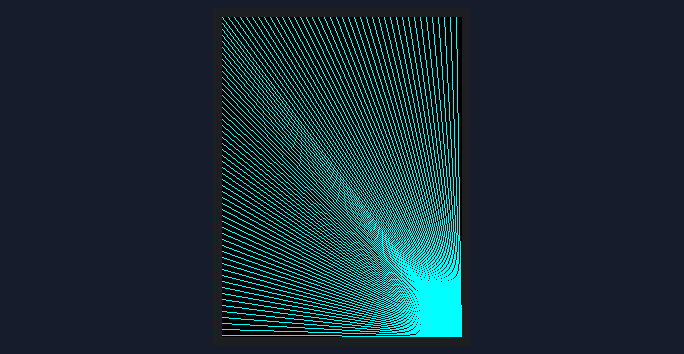
A sketch run on a simulated Arduino Uno, built with avr-gcc and run on an emulated ATmega328P. Parts: 320×240 colour display. What the sketch prints to the serial monitor is not drawn.

Above: at 6.8 s.
At 7.4 s:
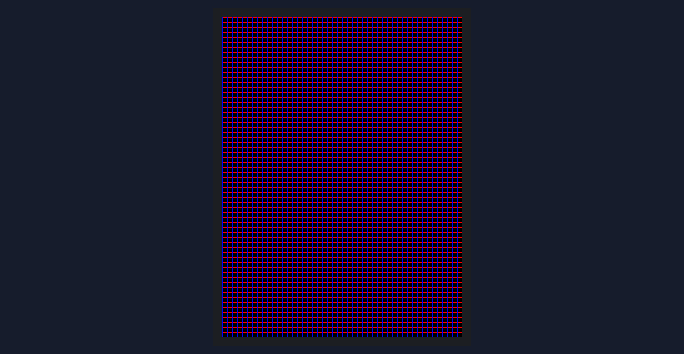
At 8.0 s:
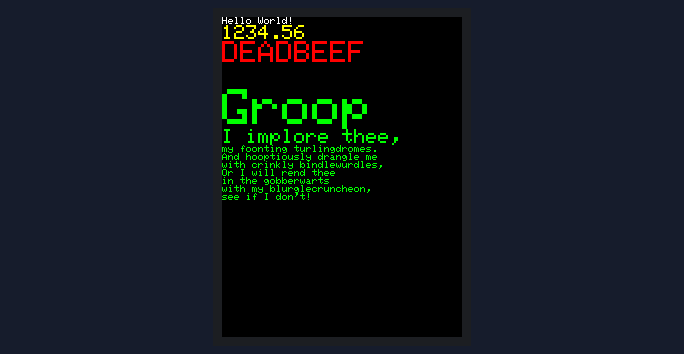
At 10.1 s:
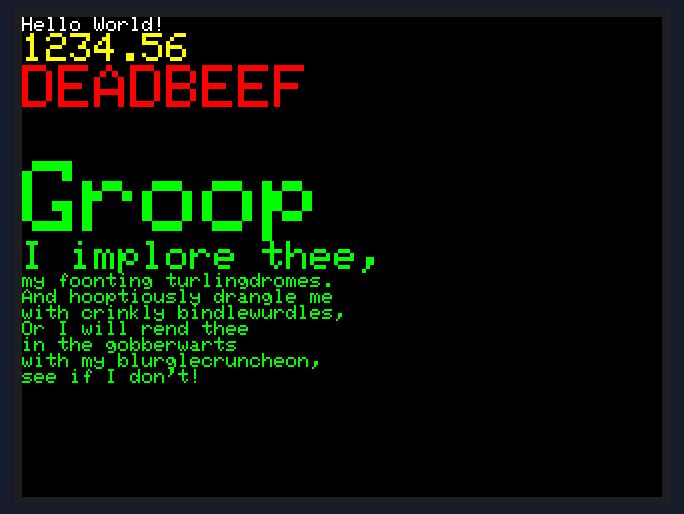

The sketch:

TFTdisplay.ino
```cpp
// IMPORTANT: Adafruit_TFTLCD LIBRARY MUST BE SPECIFICALLY
// CONFIGURED FOR EITHER THE TFT SHIELD OR THE BREAKOUT BOARD.
// SEE RELEVANT COMMENTS IN Adafruit_TFTLCD.h FOR SETUP.

// Modified for SPFD5408 Library by Joao Lopes
// Version 0.9.2 - Rotation for Mega and screen initial

// *** SPFD5408 change -- Begin
#include <SPFD5408_Adafruit_GFX.h>    // Core graphics library
#include <SPFD5408_Adafruit_TFTLCD.h> // Hardware-specific library
#include <SPFD5408_TouchScreen.h>
// *** SPFD5408 change -- End

// The control pins for the LCD can be assigned to any digital or
// analog pins...but we'll use the analog pins as this allows us to
// double up the pins with the touch screen (see the TFT paint example).
#define LCD_CS A3 // Chip Select goes to Analog 3
#define LCD_CD A2 // Command/Data goes to Analog 2
#define LCD_WR A1 // LCD Write goes to Analog 1
#define LCD_RD A0 // LCD Read goes to Analog 0

#define LCD_RESET A4 // Can alternately just connect to Arduino's reset pin

// When using the BREAKOUT BOARD only, use these 8 data lines to the LCD:
// For the Arduino Uno, Duemilanove, Diecimila, etc.:
//   D0 connects to digital pin 8  (Notice these are
//   D1 connects to digital pin 9   NOT in order!)
//   D2 connects to digital pin 2
//   D3 connects to digital pin 3
//   D4 connects to digital pin 4
//   D5 connects to digital pin 5
//   D6 connects to digital pin 6
//   D7 connects to digital pin 7
// For the Arduino Mega, use digital pins 22 through 29
// (on the 2-row header at the end of the board).

// Assign human-readable names to some common 16-bit color values:
#define	BLACK   0x0000
#define	BLUE    0x001F
#define	RED     0xF800
#define	GREEN   0x07E0
#define CYAN    0x07FF
#define MAGENTA 0xF81F
#define YELLOW  0xFFE0
#define WHITE   0xFFFF

Adafruit_TFTLCD tft(LCD_CS, LCD_CD, LCD_WR, LCD_RD, LCD_RESET);
// If using the shield, all control and data lines are fixed, and
// a simpler declaration can optionally be used:
// Adafruit_TFTLCD tft;

// -- Setup

void setup(void) {

  Serial.begin(9600);

  progmemPrintln(PSTR("TFT LCD test"));

#ifdef USE_ADAFRUIT_SHIELD_PINOUT
  progmemPrintln(PSTR("Using Adafruit 2.8\" TFT Arduino Shield Pinout"));
#else
  progmemPrintln(PSTR("Using Adafruit 2.8\" TFT Breakout Board Pinout"));
#endif

  tft.reset();

  // *** SPFD5408 change -- Begin

// Original code commented

//  uint16_t identifier = tft.readID();
//
//  if(identifier == 0x9325) {
//    Serial.println(F("Found ILI9325 LCD driver"));
//  } else if(identifier == 0x9328) {
//    Serial.println(F("Found ILI9328 LCD driver"));
//  } else if(identifier == 0x7575) {
//    Serial.println(F("Found HX8347G LCD driver"));
//  } else if(identifier == 0x9341) {
//    Serial.println(F("Found ILI9341 LCD driver"));
//  } else if(identifier == 0x8357) {
//    Serial.println(F("Found HX8357D LCD driver"));
//  } else {
//    Serial.print(F("Unknown LCD driver chip: "));
//    Serial.println(identifier, HEX);
//    Serial.println(F("If using the Adafruit 2.8\" TFT Arduino shield, the line:"));
//    Serial.println(F("  #define USE_ADAFRUIT_SHIELD_PINOUT"));
//    Serial.println(F("should appear in the library header (Adafruit_TFT.h)."));
//    Serial.println(F("If using the breakout board, it should NOT be #defined!"));
//    Serial.println(F("Also if using the breakout, double-check that all wiring"));
//    Serial.println(F("matches the tutorial."));
//    return;
//  }
//
//  tft.begin(identifier);

  // Code changed to works

  tft.begin(0x9341); // SDFP5408

  tft.setRotation(0); // Need for the Mega, please changed for your choice or rotation initial

  // *** SPFD5408 change -- End

  progmemPrintln(PSTR("Benchmark                Time (microseconds)"));

  progmemPrint(PSTR("Screen fill              "));
  Serial.println(testFillScreen());
  delay(500);

  progmemPrint(PSTR("Text                     "));
  Serial.println(testText());
  delay(3000);

  progmemPrint(PSTR("Lines                    "));
  Serial.println(testLines(CYAN));
  delay(500);

  progmemPrint(PSTR("Horiz/Vert Lines         "));
  Serial.println(testFastLines(RED, BLUE));
  delay(500);


  progmemPrintln(PSTR("Done!"));
}

void loop(void) {
  for(uint8_t rotation=0; rotation<4; rotation++) {
    tft.setRotation(rotation);
    testText();
    delay(2000);
  }
}

unsigned long testFillScreen() {
  unsigned long start = micros();
  tft.fillScreen(BLACK);
  tft.fillScreen(RED);
  tft.fillScreen(GREEN);
  tft.fillScreen(BLUE);
  tft.fillScreen(BLACK);
  return micros() - start;
}

unsigned long testText() {
  tft.fillScreen(BLACK);
  unsigned long start = micros();
  tft.setCursor(0, 0);
  tft.setTextColor(WHITE);  tft.setTextSize(1);
  tft.println("Hello World!");
  tft.setTextColor(YELLOW); tft.setTextSize(2);
  tft.println(1234.56);
  tft.setTextColor(RED);    tft.setTextSize(3);
  tft.println(0xDEADBEEF, HEX);
  tft.println();
  tft.setTextColor(GREEN);
  tft.setTextSize(5);
  tft.println("Groop");
  tft.setTextSize(2);
  tft.println("I implore thee,");
  tft.setTextSize(1);
  tft.println("my foonting turlingdromes.");
  tft.println("And hooptiously drangle me");
  tft.println("with crinkly bindlewurdles,");
  tft.println("Or I will rend thee");
  tft.println("in the gobberwarts");
  tft.println("with my blurglecruncheon,");
  tft.println("see if I don't!");
  return micros() - start;
}

unsigned long testLines(uint16_t color) {
  unsigned long start, t;
  int           x1, y1, x2, y2,
                w = tft.width(),
                h = tft.height();

  tft.fillScreen(BLACK);

  x1 = y1 = 0;
  y2    = h - 1;
  start = micros();
  for(x2=0; x2<w; x2+=6) tft.drawLine(x1, y1, x2, y2, color);
  x2    = w - 1;
  for(y2=0; y2<h; y2+=6) tft.drawLine(x1, y1, x2, y2, color);
  t     = micros() - start; // fillScreen doesn't count against timing

  tft.fillScreen(BLACK);

  x1    = w - 1;
  y1    = 0;
  y2    = h - 1;
  start = micros();
  for(x2=0; x2<w; x2+=6) tft.drawLine(x1, y1, x2, y2, color);
  x2    = 0;
  for(y2=0; y2<h; y2+=6) tft.drawLine(x1, y1, x2, y2, color);
  t    += micros() - start;

  tft.fillScreen(BLACK);

  x1    = 0;
  y1    = h - 1;
  y2    = 0;
  start = micros();
  for(x2=0; x2<w; x2+=6) tft.drawLine(x1, y1, x2, y2, color);
  x2    = w - 1;
  for(y2=0; y2<h; y2+=6) tft.drawLine(x1, y1, x2, y2, color);
  t    += micros() - start;

  tft.fillScreen(BLACK);

  x1    = w - 1;
  y1    = h - 1;
  y2    = 0;
  start = micros();
  for(x2=0; x2<w; x2+=6) tft.drawLine(x1, y1, x2, y2, color);
  x2    = 0;
  for(y2=0; y2<h; y2+=6) tft.drawLine(x1, y1, x2, y2, color);

  return micros() - start;
}

unsigned long testFastLines(uint16_t color1, uint16_t color2) {
  unsigned long start;
  int           x, y, w = tft.width(), h = tft.height();

  tft.fillScreen(BLACK);
  start = micros();
  for(y=0; y<h; y+=5) tft.drawFastHLine(0, y, w, color1);
  for(x=0; x<w; x+=5) tft.drawFastVLine(x, 0, h, color2);

  return micros() - start;
}


// Copy string from flash to serial port
// Source string MUST be inside a PSTR() declaration!
void progmemPrint(const char *str) {
  char c;
  while(c = pgm_read_byte(str++)) Serial.print(c);
}

// Same as above, with trailing newline
void progmemPrintln(const char *str) {
  progmemPrint(str);
  Serial.println();
}
```

Measured:
- by itself, everything shown: repeats every 4.2 s, in 4 steps
- what the display in image 0 shows lasts 0.7 s, from 6.7 s to 7.4 s
- what the display in image 1 shows lasts 0.5 s, from 7.4 s to 7.9 s
- what the display in image 2 shows lasts 2.0 s, from 8.0 s to 10.0 s
